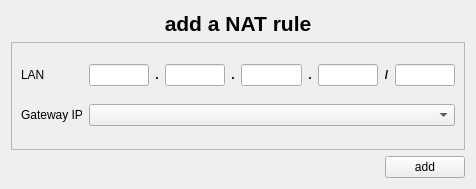
<?xml version="1.0" encoding="UTF-8"?>
<ui version="4.0">
 <class>nat_adder</class>
 <widget class="QWidget" name="nat_adder">
  <property name="geometry">
   <rect>
    <x>0</x>
    <y>0</y>
    <width>476</width>
    <height>189</height>
   </rect>
  </property>
  <property name="windowTitle">
   <string>Form</string>
  </property>
  <layout class="QGridLayout" name="gridLayout_2">
   <item row="1" column="0" colspan="2">
    <widget class="QScrollArea" name="scrollArea">
     <property name="widgetResizable">
      <bool>true</bool>
     </property>
     <widget class="QWidget" name="scrollAreaWidgetContents">
      <property name="geometry">
       <rect>
        <x>0</x>
        <y>0</y>
        <width>456</width>
        <height>105</height>
       </rect>
      </property>
      <layout class="QGridLayout" name="gridLayout">
       <item row="0" column="0">
        <widget class="QLabel" name="label_14">
         <property name="text">
          <string>LAN</string>
         </property>
        </widget>
       </item>
       <item row="0" column="1">
        <layout class="QHBoxLayout" name="horizontalLayout">
         <item>
          <widget class="QLineEdit" name="ip_0">
           <property name="sizePolicy">
            <sizepolicy hsizetype="Expanding" vsizetype="Fixed">
             <horstretch>0</horstretch>
             <verstretch>0</verstretch>
            </sizepolicy>
           </property>
           <property name="inputMask">
            <string/>
           </property>
           <property name="alignment">
            <set>Qt::AlignCenter</set>
           </property>
          </widget>
         </item>
         <item>
          <widget class="QLabel" name="label_3">
           <property name="sizePolicy">
            <sizepolicy hsizetype="Fixed" vsizetype="Preferred">
             <horstretch>0</horstretch>
             <verstretch>0</verstretch>
            </sizepolicy>
           </property>
           <property name="font">
            <font>
             <weight>75</weight>
             <bold>true</bold>
            </font>
           </property>
           <property name="text">
            <string>.</string>
           </property>
           <property name="alignment">
            <set>Qt::AlignCenter</set>
           </property>
          </widget>
         </item>
         <item>
          <widget class="QLineEdit" name="ip_1">
           <property name="sizePolicy">
            <sizepolicy hsizetype="Expanding" vsizetype="Fixed">
             <horstretch>0</horstretch>
             <verstretch>0</verstretch>
            </sizepolicy>
           </property>
           <property name="alignment">
            <set>Qt::AlignCenter</set>
           </property>
          </widget>
         </item>
         <item>
          <widget class="QLabel" name="label_4">
           <property name="sizePolicy">
            <sizepolicy hsizetype="Fixed" vsizetype="Preferred">
             <horstretch>0</horstretch>
             <verstretch>0</verstretch>
            </sizepolicy>
           </property>
           <property name="font">
            <font>
             <weight>75</weight>
             <bold>true</bold>
            </font>
           </property>
           <property name="text">
            <string>.</string>
           </property>
           <property name="alignment">
            <set>Qt::AlignCenter</set>
           </property>
          </widget>
         </item>
         <item>
          <widget class="QLineEdit" name="ip_2">
           <property name="sizePolicy">
            <sizepolicy hsizetype="Expanding" vsizetype="Fixed">
             <horstretch>0</horstretch>
             <verstretch>0</verstretch>
            </sizepolicy>
           </property>
           <property name="alignment">
            <set>Qt::AlignCenter</set>
           </property>
          </widget>
         </item>
         <item>
          <widget class="QLabel" name="label_5">
           <property name="sizePolicy">
            <sizepolicy hsizetype="Fixed" vsizetype="Preferred">
             <horstretch>0</horstretch>
             <verstretch>0</verstretch>
            </sizepolicy>
           </property>
           <property name="font">
            <font>
             <weight>75</weight>
             <bold>true</bold>
            </font>
           </property>
           <property name="text">
            <string>.</string>
           </property>
           <property name="alignment">
            <set>Qt::AlignCenter</set>
           </property>
          </widget>
         </item>
         <item>
          <widget class="QLineEdit" name="ip_3">
           <property name="sizePolicy">
            <sizepolicy hsizetype="Expanding" vsizetype="Fixed">
             <horstretch>0</horstretch>
             <verstretch>0</verstretch>
            </sizepolicy>
           </property>
           <property name="alignment">
            <set>Qt::AlignCenter</set>
           </property>
          </widget>
         </item>
         <item>
          <widget class="QLabel" name="label_6">
           <property name="sizePolicy">
            <sizepolicy hsizetype="Fixed" vsizetype="Preferred">
             <horstretch>0</horstretch>
             <verstretch>0</verstretch>
            </sizepolicy>
           </property>
           <property name="font">
            <font>
             <weight>75</weight>
             <bold>true</bold>
            </font>
           </property>
           <property name="text">
            <string>/</string>
           </property>
           <property name="alignment">
            <set>Qt::AlignCenter</set>
           </property>
          </widget>
         </item>
         <item>
          <widget class="QLineEdit" name="ip_mask">
           <property name="sizePolicy">
            <sizepolicy hsizetype="Expanding" vsizetype="Fixed">
             <horstretch>0</horstretch>
             <verstretch>0</verstretch>
            </sizepolicy>
           </property>
           <property name="alignment">
            <set>Qt::AlignCenter</set>
           </property>
          </widget>
         </item>
        </layout>
       </item>
       <item row="1" column="0">
        <widget class="QLabel" name="label_17">
         <property name="text">
          <string>Gateway IP</string>
         </property>
        </widget>
       </item>
       <item row="1" column="1">
        <widget class="QComboBox" name="host_ips"/>
       </item>
      </layout>
     </widget>
    </widget>
   </item>
   <item row="2" column="0">
    <spacer name="horizontalSpacer_9">
     <property name="orientation">
      <enum>Qt::Horizontal</enum>
     </property>
     <property name="sizeHint" stdset="0">
      <size>
       <width>369</width>
       <height>20</height>
      </size>
     </property>
    </spacer>
   </item>
   <item row="2" column="1">
    <widget class="QPushButton" name="btn_del_rule">
     <property name="text">
      <string>add</string>
     </property>
    </widget>
   </item>
   <item row="0" column="0" colspan="2">
    <widget class="QLabel" name="label">
     <property name="font">
      <font>
       <pointsize>16</pointsize>
       <weight>75</weight>
       <bold>true</bold>
      </font>
     </property>
     <property name="text">
      <string>add a NAT rule</string>
     </property>
     <property name="alignment">
      <set>Qt::AlignCenter</set>
     </property>
    </widget>
   </item>
  </layout>
 </widget>
 <resources/>
 <connections/>
</ui>
